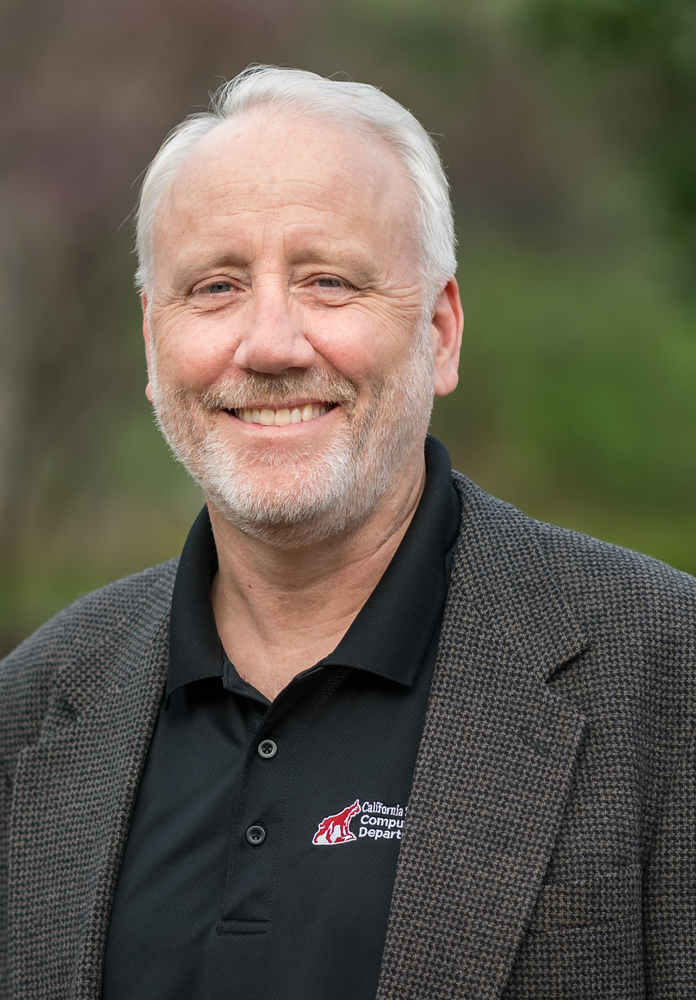
//> input picture assignment_1/task4/Sam-Headshot.png, 696 x 1000 px, shrunk from 1280 x 1839 before the run
$ ./face_detect   (built with g++ and OpenCV 4)
//> lines starting //> are read from the running program, lines starting //| are printed output that depends on the picture; after the words box and inside, x2 and y2 are one past the last pixel; in counts of white or black regions, pixels touching at a corner belong together
//> further down, frame is the input picture: 1000 rows x 696 cols, CV_8UC3; mean B, G, R 77.4, 89.5, 95.6
#include "opencv2/opencv.hpp"
#include <iostream>

using namespace cv;
using namespace std;

// Function to detect faces and eyes
void detectAndDisplay(Mat frame, CascadeClassifier face_cascade, CascadeClassifier eyes_cascade) {
    Mat frame_gray;
    cvtColor(frame, frame_gray, COLOR_BGR2GRAY);
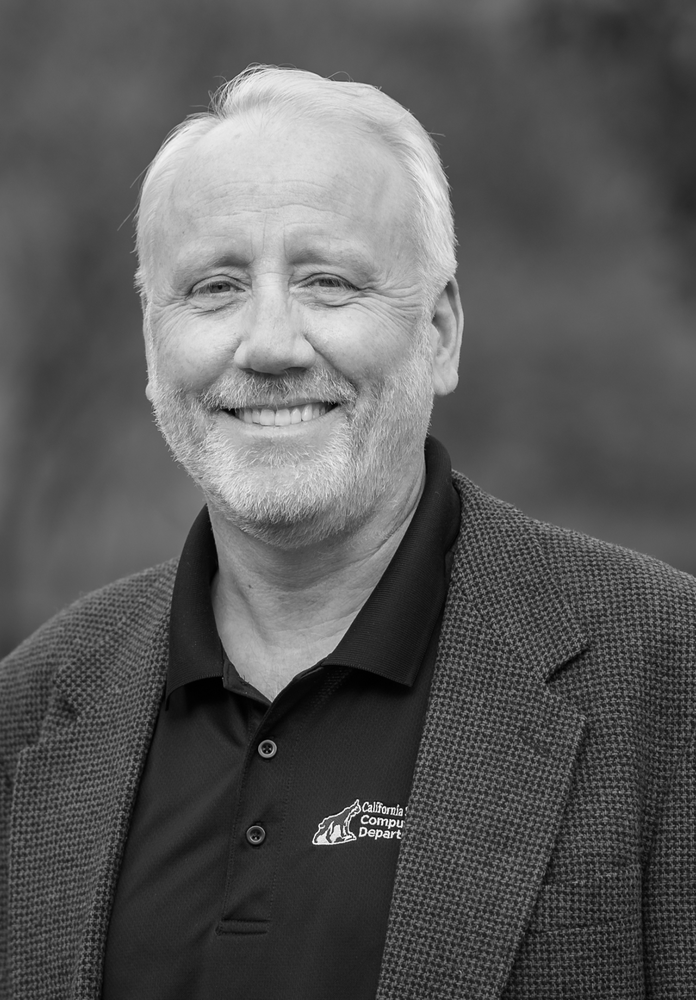
//> frame_gray: 1000 rows x 696 cols, CV_8UC1; min 0, max 255, mean 89.9
    equalizeHist(frame_gray, frame_gray);
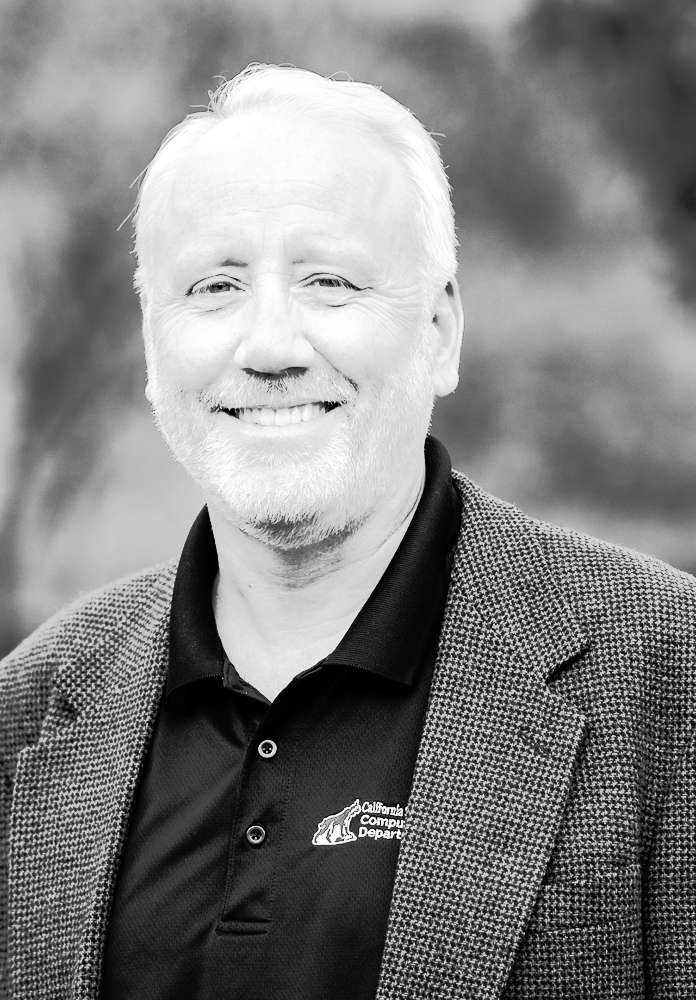
//> frame_gray: 1000 rows x 696 cols, CV_8UC1; min 0, max 255, mean 128.6

    // Detect faces
    vector<Rect> faces;
    face_cascade.detectMultiScale(frame_gray, faces, 1.1, 3, 0, Size(30, 30));
//> faces = 2 Rects (x, y, width, height): [89, 118, 391, 391], [93, 257, 388, 388]
    for (size_t i = 0; i < faces.size(); i++) {
        Point center(faces[i].x + faces[i].width / 2, faces[i].y + faces[i].height / 2);
        ellipse(frame, center, Size(faces[i].width / 2, faces[i].height / 2), 0, 0, 360, Scalar(255, 0, 255), 4);

        Mat faceROI = frame_gray(faces[i]);
        vector<Rect> eyes;

        // Detect eyes within the face region
        eyes_cascade.detectMultiScale(faceROI, eyes);
        for (size_t j = 0; j < eyes.size(); j++) {
            Point eye_center(faces[i].x + eyes[j].x + eyes[j].width / 2, faces[i].y + eyes[j].y + eyes[j].height / 2);
            int radius = cvRound((eyes[j].width + eyes[j].height) * 0.25);
            circle(frame, eye_center, radius, Scalar(255, 0, 0), 4);
        }
    }
//> this loop made 2 passes
//> center on pass 1: Point(284, 313)
//> (center, eyes) on pass 2: (Point(287, 451), 1 Rect (x, y, width, height): [85, 2, 71, 71])
//> pass 1, in detectAndDisplay, `Mat faceROI = frame_gray(faces[i]);`:
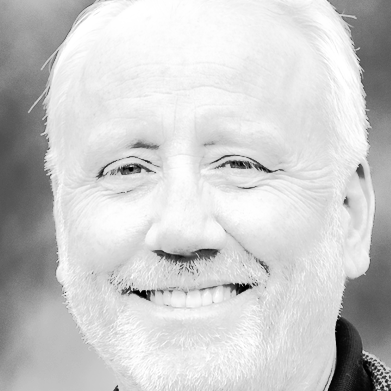
//> faceROI: 391 rows x 391 cols, CV_8UC1; min 0, max 255, mean 203.2
//> pass 2, in detectAndDisplay, `Mat faceROI = frame_gray(faces[i]);`:
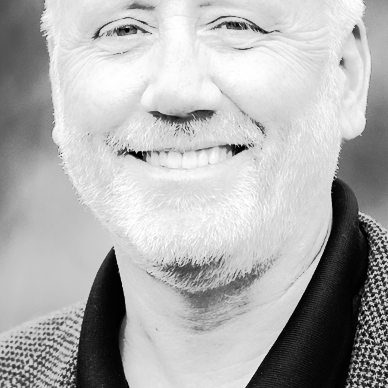
//> faceROI: 388 rows x 388 cols, CV_8UC1; min 0, max 255, mean 175.8
//> after the loop:
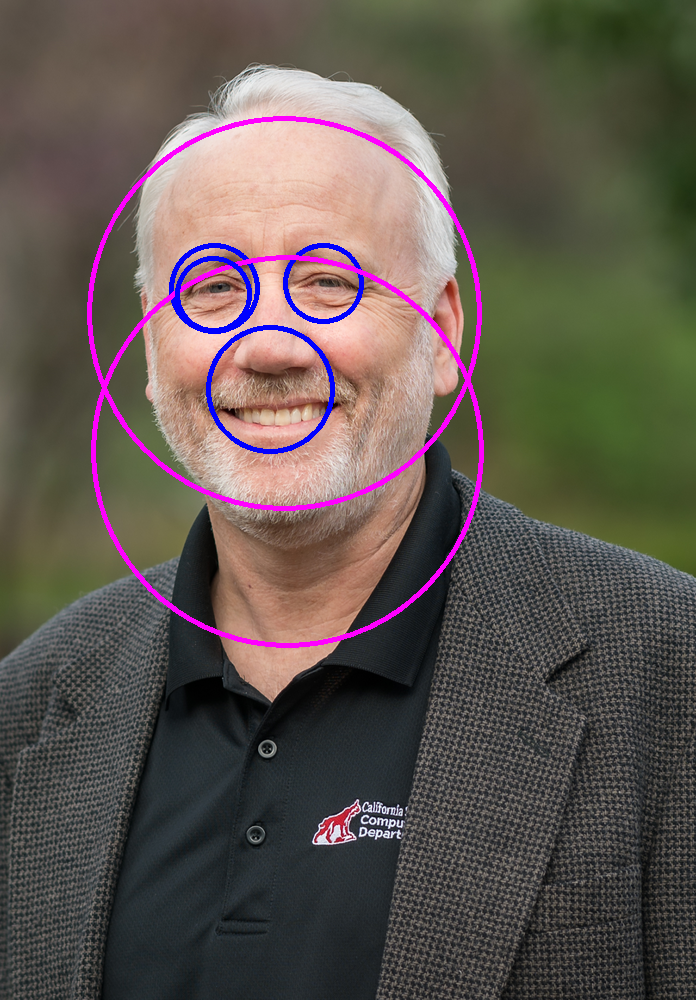
//> frame: 1000 rows x 696 cols, CV_8UC3; 2.48% of pixels changed, all inside (x1, y1, x2, y2) = (87, 116, 484, 648)

    // Display the result
    imshow("Capture - Face detection", frame);
    waitKey(0);
}

int main() {
    // Load Haar Cascade Classifiers
    CascadeClassifier face_cascade, eyes_cascade;
    if (!face_cascade.load("haarcascade_frontalface_default.xml")) {
        cerr << "Error loading face cascade!" << endl;
        return -1;
    }
    if (!eyes_cascade.load("haarcascade_eye.xml")) {
        cerr << "Error loading eyes cascade!" << endl;
        return -1;
    }

    // Load the professor's headshot
    Mat frame = imread("Sam-Headshot.png");
    if (frame.empty()) {
        cerr << "Error loading image!" << endl;
        return -1;
    }

    // Detect and display
    detectAndDisplay(frame, face_cascade, eyes_cascade);

    return 0;
}
